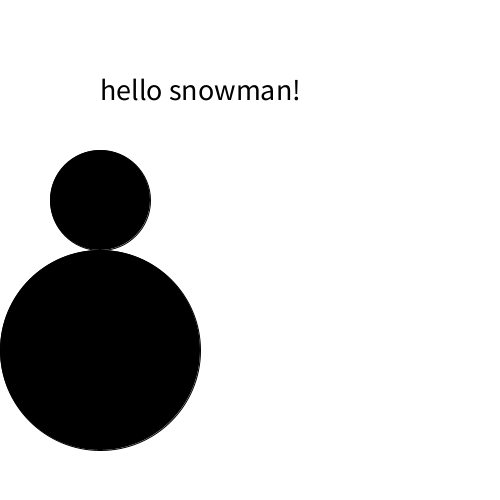
Frame 1 (no input)
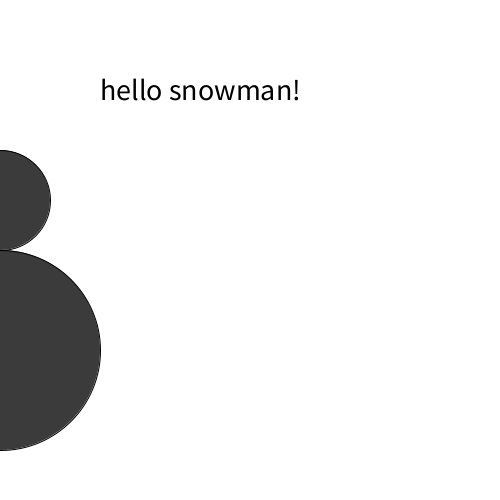
Frame 60 (the mouse pressed at the canvas centre just before this capture)
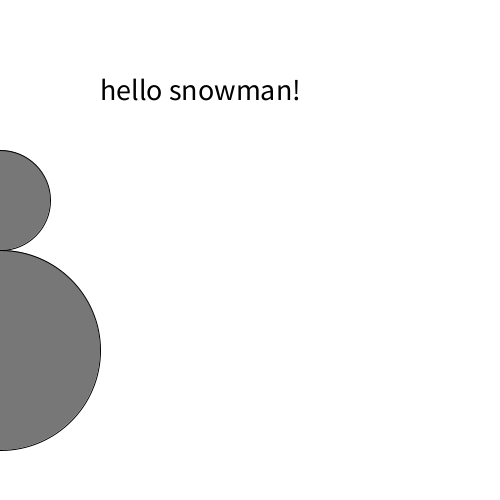
Frame 120 (the mouse held since frame 60 and released just before this capture)

The Processing sketch that drew these frames (run headless with seeded random() and noise(); from frame 60 on, the mouse is pressed at the canvas centre):

// Processing sketch: snowMan_mousePressed
// ── snowMan_mousePressed.pde
  int snowManX; 
int snowManY; 
int snowManW; 
int snowManH; 

int grey = 0; 

//things happen once
void setup() {

  size (500, 500);
  snowManX = 100;
  snowManY = 350; 
  snowManH = 200; 
  snowManW = 200; 

  int snowManX = width/3;
  
  println ("IM IN SETUP"); 
}

//things loop 
void draw() {
  background (255); 
  
  fill (grey); 
  grey = grey + 1; 
  ellipse (snowManX, snowManY, snowManH, snowManW); 
  ellipse (snowManX, snowManY - 150, snowManH/2, snowManW/2); 
  
  if (snowManX < width && keyPressed) {
  snowManX = snowManX + 1; 
  } else {
    snowManX = 0; 
  }

  
  fill (0); 
  textSize (30); 
  String greeting; 
  greeting = "hello snowman!"; 
  text (greeting, 100, 100);
  println ("IM IN DRAW!!!!!"); 
}
